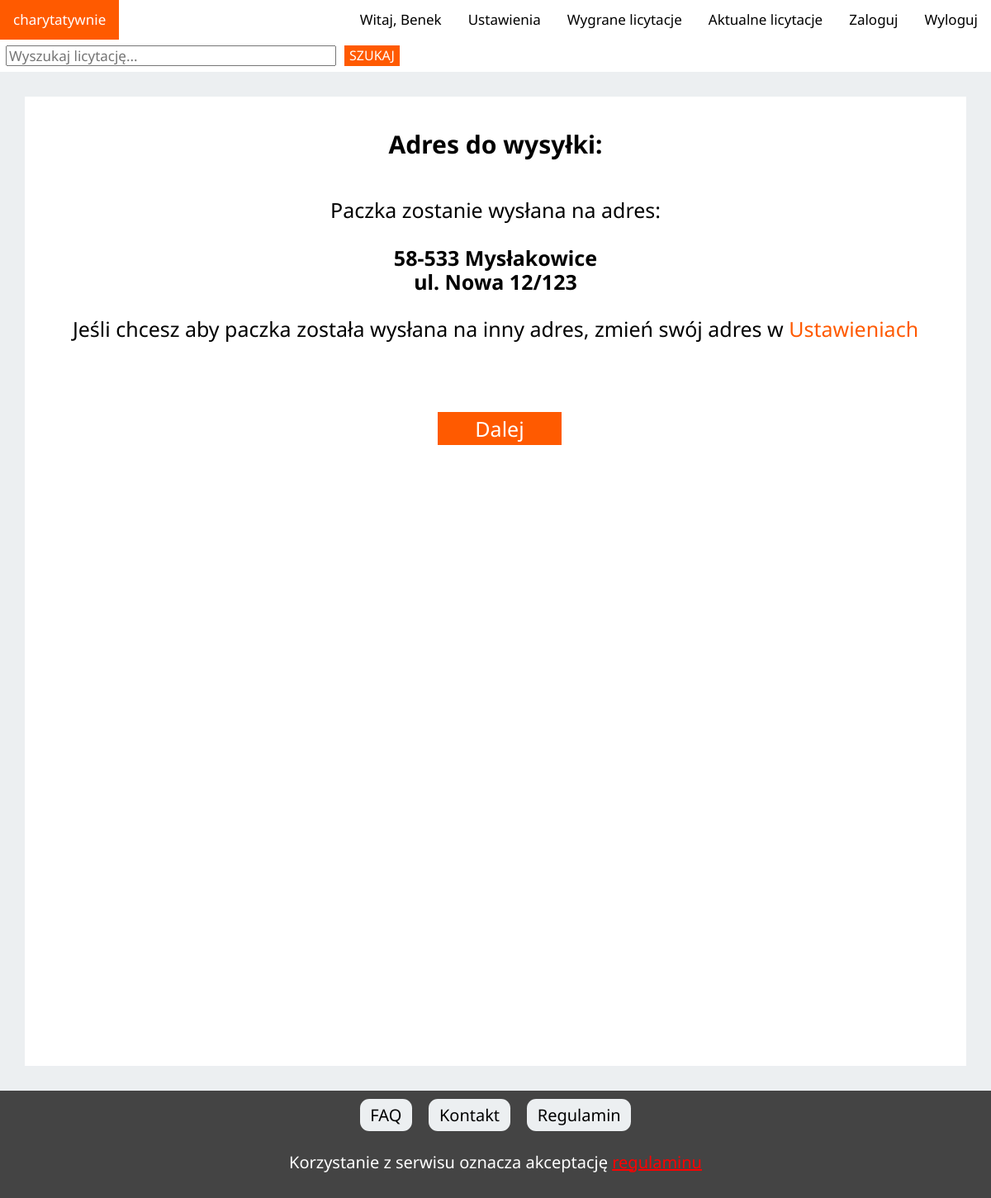
The page /skladanie_zam.php (signed in) on the database its author committed.
### tables this page shows
CREATE TABLE `adres` (
  `id_adres` int(11) NOT NULL,
  `kod_pocztowy` varchar(6) DEFAULT NULL,
  `miasto` varchar(45) DEFAULT NULL,
  `ulica` varchar(45) DEFAULT NULL,
  `nr_domu` int(11) DEFAULT NULL,
  `nr_lokalu` int(11) DEFAULT NULL,
  `id_klienci` int(11) NOT NULL
);

### skladanie_zam.php (the view, shortened to what this page needs)
<!DOCTYPE HTML>
<html lang="pl">
<head>
	<link rel="stylesheet" type="text/css" href="css/normalize.css">
	<link rel="stylesheet" type="text/css" href="css/style.css">
		<link rel="stylesheet" type="text/css" href="css/hamburger.css">
	<link rel="stylesheet" type="text/css" href="css/mobile.css" media="(max-width: 800px">
	<link rel="stylesheet" type="text/css" href="css/menu.css">
	<link rel="stylesheet" type="text/css" href="css/koszyk.css">
	<link href="fontawesome/css/all.css" rel="stylesheet">
</head>
<body>
<link rel="stylesheet" href="https://cdnjs.cloudflare.com/ajax/libs/font-awesome/4.7.0/css/font-awesome.min.css">
	<link rel="stylesheet" href="https://cdnjs.cloudflare.com/ajax/libs/font-awesome/4.7.0/css/font-awesome.min.css">
	<div class="topnav" id="myTopnav">
	    <a href="index.php" class="active">charytatywnie</a>
	    <a href="wyloguj.php">Wyloguj</a>
		<a href="logowanie.php">Zaloguj</a>
	    <a href="koszyk.php">Aktualne licytacje</a>
		<a href="zamowienia.php">Wygrane licytacje</a>
		<a href="profil.php">Ustawienia</a>
		<a href="#">
			<?php
				if ((isset($_SESSION['zalogowany'])) && ($_SESSION['zalogowany']==true))
				{
					echo "Witaj, ".$_SESSION['imie'];
				}
			?>
		</a>
		<a class="forma">
		  	<form action="wyszukaj.php" method="get" class="form_inline2">
						<input type="text" name="search_input" class="search_input" placeholder="Wyszukaj licytację...">
						<input type="submit" name="search_button" class="search_button" value="SZUKAJ">
			</form>
		</a>
	</div>
	<div id="container_koszyk">
		<div id="koszyk_container">
			<h2>Adres do wysyłki: </h2><br>
			<?php
				Show_address();
			?>
			<br><br><br><br><br><br><br><br><br><br><br><br><br><br><br><br>
			<br><br><br><br><br><br><br><br><br><br><br><br><br><br><br><br>
		</div>
	</div>
    <div id="centeredmenu">
	   <ul>
	      <li><a href="FAQ.php">FAQ</a></li>
	      <li><a href="kontakt.php">Kontakt</a></li>
	      <li><a href="regulamin.php">Regulamin</a></li>
	   </ul>
	</div>
	<div id="footer">
		Korzystanie z serwisu oznacza akceptację
		<a href="regulamin.php">
		</a>
	</div>
</body>
</html>
<?php
	function Show_address()
	{
		$id_klienci = $_SESSION['id_klienci'];
		$suma = $_SESSION['suma'];
		$max_dostawa = $_SESSION['max_dostawa'];
		$servername = "localhost";
		$username = "root";
		$password = "";
		$dbname = "sklep";
		$conn = new mysqli($servername, $username, $password, $dbname);
		$conn -> query("SET NAMES 'utf8'");
		$sql = "SELECT * FROM adres WHERE id_klienci= '$id_klienci'";
		$result = $conn -> query($sql);
		if ($result -> num_rows > 0)
		{
			$row = $result -> fetch_assoc();
			if($row['miasto']===NULL)
			{
				echo '<div id="adres">Aktualnie nie masz ustawionego adresu wysyłki.<br>
				Ustaw swój adres w <a class="ustawienia_link" href="profil.php">Ustawieniach</a>
				</div>';
			}
			else
			{
			echo '<div id="adres">Paczka zostanie wysłana na adres: <br><br><b>'.$row['kod_pocztowy'].' '.$row['miasto'].'<br>ul. '.$row['ulica'].' '.$row['nr_domu'].'/'.$row['nr_lokalu'].'</b><br><br>
			Jeśli chcesz aby paczka została wysłana na inny adres, zmień swój adres w <a class="ustawienia_link" href="profil.php">Ustawieniach</a>
			<br><br><br><br>
			<form method="post" action="skladanie_zam_next.php">
				<input type="hidden" name="next" value="'.$suma.'"/>
				<input type="hidden" name="next1" value="'.$max_dostawa.'"/>
				<button type="submit" id="dalej_btn">Dalej</button>
			</form></div>';
			}
		}
	}
?>

### css/style.css (style rules this page uses)
* { -moz-box-sizing: border-box; -webkit-box-sizing: border-box; box-sizing: border-box; }
#footer { color: white; width: 100%; text-align: center; background-color: #444; padding: 2rem 2rem 2rem 2rem; }
body { background-color: #ECEFF1; color: #000000; font-family: 'Noto Sans', sans-serif; font-size: 20px; margin: 0 !important; }
h2 { text-align: center; height: 15 px; }
a { color: red; height: 8 px; }
ul { margin: 30px 0 30px 0; padding: 0; }
#adres { font-size: 25px; text-align: center; }
.ustawienia_link { color: #FF5A00; }
#dalej_btn { width: 150px; min-height: 40px; margin-left: 10px; font-size: 25px; background-color: #FF5A00; color: white; border: none; padding: 5px; text-align: center; text-decoration: none; padding-bottom: 5px; }

### css/hamburger.css (style rules this page uses)
.topnav { background-color: #FFF; overflow: hidden; }
.topnav a { float: right; display: block; color: black; text-align: center; padding: 14px 16px; text-decoration: none; font-size: 17px; }
.topnav a.active { outline: none; float: left; background-color: #FF5A00; color: white; }
.topnav a.forma { height: 100%; float: left; display: block; color: black; text-align: center; padding:7px; text-decoration: none; font-size: 17px; }

### css/menu.css (style rules this page uses)
#centeredmenu { font-style: normal; float:left; width:100%; overflow:hidden; position:relative; padding-bottom: 1rem; }
#centeredmenu ul { clear:left; float:left; list-style:none; margin:0; padding:0; position:relative; left:50%; text-align:center; }
#centeredmenu ul li { display:block; float:left; list-style:none; margin:0; padding:10px; position:relative; right:50%; }
#centeredmenu ul li a { display:block; margin:0 0 0 0px; padding:0.4rem 0.8rem 0.4rem; background-color: #ECEFF1; color: black; text-decoration:none; line-height:1.3em; border-radius: 0.7rem; }
.search_button { margin-left: 10px; float: left; background-color: #FF5A00; color: white; border: none; text-align: center; text-decoration: none; font-size: 16px; }
.search_input { width: 400px; }
.form_inline2 { display: flex; }

### css/koszyk.css (style rules this page uses)
#container_koszyk { height: 100%; background: #FFFFFF; margin: 2.5% auto; width: 95%; padding: 1rem; }
#koszyk_container { width: 100%; height: 100%; }
#koszyk_container a { text-decoration: none; }

### css/mobile.css (style rules this page uses)
.search_input { width: 100%; }

### rows shown on the page
adres: kod_pocztowy "58-533", miasto "Mysłakowice", ulica "Nowa", nr_domu "12", nr_lokalu "123"

### other values the page prints
$_SESSION['imie'] "Benek"
